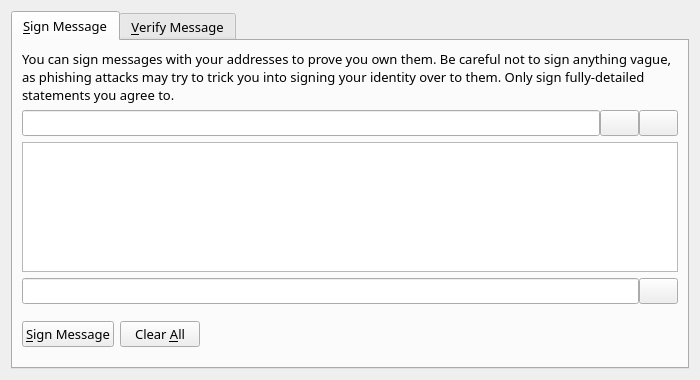
<?xml version="1.0" encoding="UTF-8"?>
<ui version="4.0">
 <class>SignVerifyMessageDialog</class>
 <widget class="QDialog" name="SignVerifyMessageDialog">
  <property name="geometry">
   <rect>
    <x>0</x>
    <y>0</y>
    <width>700</width>
    <height>380</height>
   </rect>
  </property>
  <property name="windowTitle">
   <string>Signatures - Sign / Verify a Message</string>
  </property>
  <property name="modal">
   <bool>true</bool>
  </property>
  <layout class="QGridLayout" name="gridLayout">
   <item row="0" column="0">
    <widget class="QTabWidget" name="tabWidget">
     <property name="font">
      <font>
       <family>Plantagenet Cherokee</family>
       <pointsize>10</pointsize>
      </font>
     </property>
     <property name="currentIndex">
      <number>0</number>
     </property>
     <widget class="QWidget" name="tabSignMessage">
      <attribute name="title">
       <string>&amp;Sign Message</string>
      </attribute>
      <layout class="QGridLayout" name="gridLayout_2">
       <item row="0" column="0">
        <widget class="QLabel" name="infoLabel_SM">
         <property name="text">
          <string>You can sign messages with your addresses to prove you own them. Be careful not to sign anything vague, as phishing attacks may try to trick you into signing your identity over to them. Only sign fully-detailed statements you agree to.</string>
         </property>
         <property name="textFormat">
          <enum>Qt::PlainText</enum>
         </property>
         <property name="wordWrap">
          <bool>true</bool>
         </property>
        </widget>
       </item>
       <item row="1" column="0">
        <layout class="QHBoxLayout" name="horizontalLayout_1_SM">
         <property name="spacing">
          <number>0</number>
         </property>
         <item>
          <widget class="QValidatedLineEdit" name="addressIn_SM">
           <property name="toolTip">
            <string>&lt;html&gt;&lt;head/&gt;&lt;body&gt;&lt;p&gt;&lt;img src=&quot;:/toolTip/res/tooltips/signMessageDialogTooltip.png&quot;/&gt;&lt;/p&gt;&lt;/body&gt;&lt;/html&gt;</string>
           </property>
           <property name="maxLength">
            <number>34</number>
           </property>
          </widget>
         </item>
         <item>
          <widget class="QPushButton" name="addressBookButton_SM">
           <property name="toolTip">
            <string>&lt;html&gt;&lt;head/&gt;&lt;body&gt;&lt;p&gt;&lt;img src=&quot;:/toolTip/res/tooltips/chooseAddressTooltip.png&quot;/&gt;&lt;/p&gt;&lt;/body&gt;&lt;/html&gt;</string>
           </property>
           <property name="styleSheet">
            <string notr="true"/>
           </property>
           <property name="text">
            <string/>
           </property>
           <property name="icon">
            <iconset resource="../bitcoin.qrc">
             <normaloff>:/icons/address-book</normaloff>:/icons/address-book</iconset>
           </property>
           <property name="shortcut">
            <string>Alt+A</string>
           </property>
           <property name="autoDefault">
            <bool>false</bool>
           </property>
          </widget>
         </item>
         <item>
          <widget class="QPushButton" name="pasteButton_SM">
           <property name="toolTip">
            <string>&lt;html&gt;&lt;head/&gt;&lt;body&gt;&lt;p&gt;&lt;img src=&quot;:/toolTip/res/tooltips/pasteAddressTooltip.png&quot;/&gt;&lt;/p&gt;&lt;/body&gt;&lt;/html&gt;</string>
           </property>
           <property name="styleSheet">
            <string notr="true"/>
           </property>
           <property name="text">
            <string/>
           </property>
           <property name="icon">
            <iconset resource="../bitcoin.qrc">
             <normaloff>:/icons/editpaste</normaloff>:/icons/editpaste</iconset>
           </property>
           <property name="shortcut">
            <string>Alt+P</string>
           </property>
           <property name="autoDefault">
            <bool>false</bool>
           </property>
          </widget>
         </item>
        </layout>
       </item>
       <item row="2" column="0">
        <widget class="QPlainTextEdit" name="messageIn_SM">
         <property name="toolTip">
          <string>&lt;html&gt;&lt;head/&gt;&lt;body&gt;&lt;p&gt;&lt;img src=&quot;:/toolTip/res/tooltips/theMessageToSign.png&quot;/&gt;&lt;/p&gt;&lt;/body&gt;&lt;/html&gt;</string>
         </property>
        </widget>
       </item>
       <item row="3" column="0">
        <layout class="QHBoxLayout" name="horizontalLayout_2_SM">
         <property name="spacing">
          <number>0</number>
         </property>
         <item>
          <widget class="QLineEdit" name="signatureOut_SM">
           <property name="readOnly">
            <bool>true</bool>
           </property>
          </widget>
         </item>
         <item>
          <widget class="QPushButton" name="copySignatureButton_SM">
           <property name="toolTip">
            <string>&lt;html&gt;&lt;head/&gt;&lt;body&gt;&lt;p&gt;&lt;img src=&quot;:/toolTip/res/tooltips/copyMessageTooltip.png&quot;/&gt;&lt;/p&gt;&lt;/body&gt;&lt;/html&gt;</string>
           </property>
           <property name="styleSheet">
            <string notr="true"/>
           </property>
           <property name="text">
            <string/>
           </property>
           <property name="icon">
            <iconset resource="../bitcoin.qrc">
             <normaloff>:/icons/editcopy</normaloff>:/icons/editcopy</iconset>
           </property>
           <property name="autoDefault">
            <bool>false</bool>
           </property>
          </widget>
         </item>
        </layout>
       </item>
       <item row="4" column="0">
        <layout class="QHBoxLayout" name="horizontalLayout_3_SM">
         <item>
          <widget class="QPushButton" name="signMessageButton_SM">
           <property name="toolTip">
            <string>&lt;html&gt;&lt;head/&gt;&lt;body&gt;&lt;p&gt;&lt;img src=&quot;:/toolTip/res/tooltips/signThisMessageTooltip.png&quot;/&gt;&lt;/p&gt;&lt;/body&gt;&lt;/html&gt;</string>
           </property>
           <property name="text">
            <string>&amp;Sign Message</string>
           </property>
           <property name="icon">
            <iconset resource="../bitcoin.qrc">
             <normaloff>:/icons/edit</normaloff>:/icons/edit</iconset>
           </property>
           <property name="autoDefault">
            <bool>false</bool>
           </property>
          </widget>
         </item>
         <item>
          <widget class="QPushButton" name="clearButton_SM">
           <property name="toolTip">
            <string>&lt;html&gt;&lt;head/&gt;&lt;body&gt;&lt;p&gt;&lt;img src=&quot;:/toolTip/res/tooltips/resetSignMessageFieldsTooltip.png&quot;/&gt;&lt;/p&gt;&lt;/body&gt;&lt;/html&gt;</string>
           </property>
           <property name="text">
            <string>Clear &amp;All</string>
           </property>
           <property name="icon">
            <iconset resource="../bitcoin.qrc">
             <normaloff>:/icons/remove</normaloff>:/icons/remove</iconset>
           </property>
           <property name="autoDefault">
            <bool>false</bool>
           </property>
          </widget>
         </item>
         <item>
          <spacer name="horizontalSpacer_1_SM">
           <property name="orientation">
            <enum>Qt::Horizontal</enum>
           </property>
           <property name="sizeHint" stdset="0">
            <size>
             <width>40</width>
             <height>48</height>
            </size>
           </property>
          </spacer>
         </item>
         <item>
          <widget class="QLabel" name="statusLabel_SM">
           <property name="text">
            <string/>
           </property>
           <property name="wordWrap">
            <bool>true</bool>
           </property>
          </widget>
         </item>
         <item>
          <spacer name="horizontalSpacer_2_SM">
           <property name="orientation">
            <enum>Qt::Horizontal</enum>
           </property>
           <property name="sizeHint" stdset="0">
            <size>
             <width>40</width>
             <height>48</height>
            </size>
           </property>
          </spacer>
         </item>
        </layout>
       </item>
      </layout>
     </widget>
     <widget class="QWidget" name="tabVerifyMessage">
      <attribute name="title">
       <string>&amp;Verify Message</string>
      </attribute>
      <layout class="QVBoxLayout" name="verticalLayout_VM">
       <item>
        <widget class="QLabel" name="infoLabel_VM">
         <property name="text">
          <string>Enter the signing address, message (ensure you copy line breaks, spaces, tabs, etc. exactly) and signature below to verify the message. Be careful not to read more into the signature than what is in the signed message itself, to avoid being tricked by a man-in-the-middle attack.</string>
         </property>
         <property name="textFormat">
          <enum>Qt::PlainText</enum>
         </property>
         <property name="alignment">
          <set>Qt::AlignLeading|Qt::AlignLeft|Qt::AlignTop</set>
         </property>
         <property name="wordWrap">
          <bool>true</bool>
         </property>
        </widget>
       </item>
       <item>
        <layout class="QHBoxLayout" name="horizontalLayout_1_VM">
         <property name="spacing">
          <number>0</number>
         </property>
         <item>
          <widget class="QValidatedLineEdit" name="addressIn_VM">
           <property name="toolTip">
            <string>&lt;html&gt;&lt;head/&gt;&lt;body&gt;&lt;p&gt;&lt;img src=&quot;:/toolTip/res/tooltips/verifyAddyTooltip.png&quot;/&gt;&lt;/p&gt;&lt;/body&gt;&lt;/html&gt;</string>
           </property>
           <property name="maxLength">
            <number>34</number>
           </property>
          </widget>
         </item>
         <item>
          <widget class="QPushButton" name="addressBookButton_VM">
           <property name="toolTip">
            <string>&lt;html&gt;&lt;head/&gt;&lt;body&gt;&lt;p&gt;&lt;img src=&quot;:/toolTip/res/tooltips/chooseAddressTooltip.png&quot;/&gt;&lt;/p&gt;&lt;/body&gt;&lt;/html&gt;</string>
           </property>
           <property name="styleSheet">
            <string notr="true"/>
           </property>
           <property name="text">
            <string/>
           </property>
           <property name="icon">
            <iconset resource="../bitcoin.qrc">
             <normaloff>:/icons/address-book</normaloff>:/icons/address-book</iconset>
           </property>
           <property name="shortcut">
            <string>Alt+A</string>
           </property>
           <property name="autoDefault">
            <bool>false</bool>
           </property>
          </widget>
         </item>
        </layout>
       </item>
       <item>
        <widget class="QPlainTextEdit" name="messageIn_VM">
         <property name="styleSheet">
          <string notr="true"/>
         </property>
        </widget>
       </item>
       <item>
        <widget class="QValidatedLineEdit" name="signatureIn_VM"/>
       </item>
       <item>
        <layout class="QHBoxLayout" name="horizontalLayout_2_VM">
         <item>
          <widget class="QPushButton" name="verifyMessageButton_VM">
           <property name="toolTip">
            <string>&lt;html&gt;&lt;head/&gt;&lt;body&gt;&lt;p&gt;&lt;img src=&quot;:/toolTip/res/tooltips/verifyMessageTooltip.png&quot;/&gt;&lt;/p&gt;&lt;/body&gt;&lt;/html&gt;</string>
           </property>
           <property name="text">
            <string>&amp;Verify Message</string>
           </property>
           <property name="icon">
            <iconset resource="../bitcoin.qrc">
             <normaloff>:/icons/transaction_0</normaloff>:/icons/transaction_0</iconset>
           </property>
           <property name="autoDefault">
            <bool>false</bool>
           </property>
          </widget>
         </item>
         <item>
          <widget class="QPushButton" name="clearButton_VM">
           <property name="toolTip">
            <string>&lt;html&gt;&lt;head/&gt;&lt;body&gt;&lt;p&gt;&lt;img src=&quot;:/toolTip/res/tooltips/clearAllVerifyTooltip.png&quot;/&gt;&lt;/p&gt;&lt;/body&gt;&lt;/html&gt;</string>
           </property>
           <property name="text">
            <string>Clear &amp;All</string>
           </property>
           <property name="icon">
            <iconset resource="../bitcoin.qrc">
             <normaloff>:/icons/remove</normaloff>:/icons/remove</iconset>
           </property>
           <property name="autoDefault">
            <bool>false</bool>
           </property>
          </widget>
         </item>
         <item>
          <spacer name="horizontalSpacer_1_VM">
           <property name="orientation">
            <enum>Qt::Horizontal</enum>
           </property>
           <property name="sizeHint" stdset="0">
            <size>
             <width>40</width>
             <height>48</height>
            </size>
           </property>
          </spacer>
         </item>
         <item>
          <widget class="QLabel" name="statusLabel_VM">
           <property name="text">
            <string/>
           </property>
           <property name="wordWrap">
            <bool>true</bool>
           </property>
          </widget>
         </item>
         <item>
          <spacer name="horizontalSpacer_2_VM">
           <property name="orientation">
            <enum>Qt::Horizontal</enum>
           </property>
           <property name="sizeHint" stdset="0">
            <size>
             <width>40</width>
             <height>48</height>
            </size>
           </property>
          </spacer>
         </item>
        </layout>
       </item>
      </layout>
     </widget>
    </widget>
   </item>
  </layout>
 </widget>
 <customwidgets>
  <customwidget>
   <class>QValidatedLineEdit</class>
   <extends>QLineEdit</extends>
   <header>qvalidatedlineedit.h</header>
  </customwidget>
 </customwidgets>
 <resources>
  <include location="../bitcoin.qrc"/>
 </resources>
 <connections/>
</ui>
